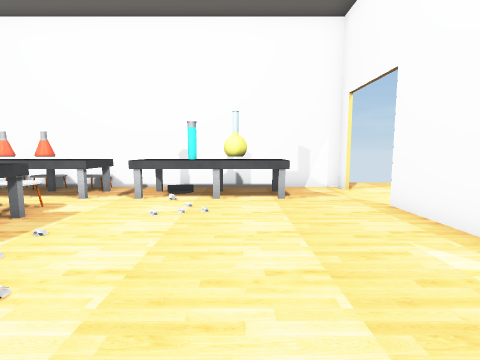
View 1 (above)

12 first-person views from a walk through a 3-D level made in the Unity game engine. The camera is 1.2 m above the floor, tilts 6° down and sees 85° across. The floor is counted in squares, 1 m on a side. Each view is taken from the middle of a square. On the plan, view 1 faces up. The plan holds only what a view shows up to about 12 squares ahead; the rest is blank. The player character is not drawn. Door leaves are left out, so doorways stand open. Some surface patterns are stand-ins.

View 2
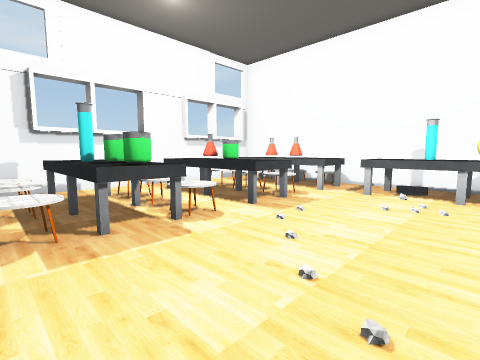

View 3
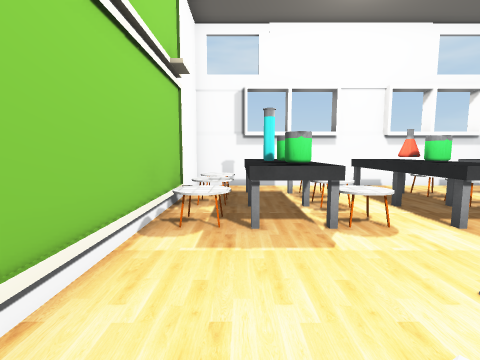

View 4
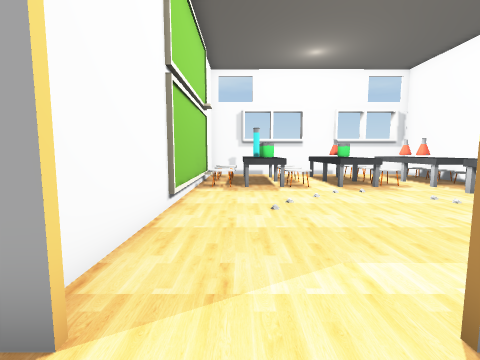

View 5
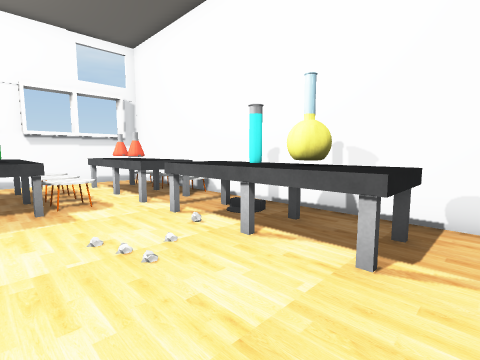

View 6
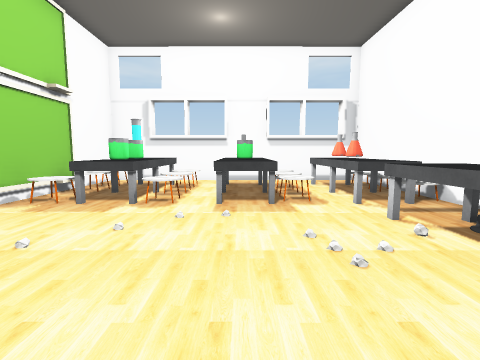

View 7
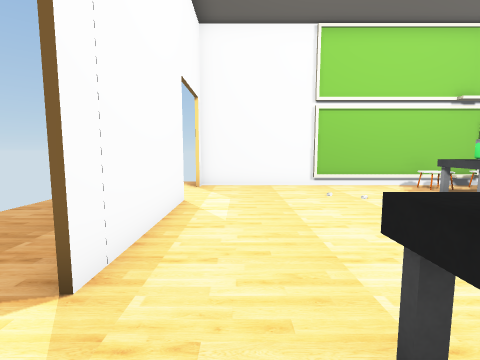

View 8
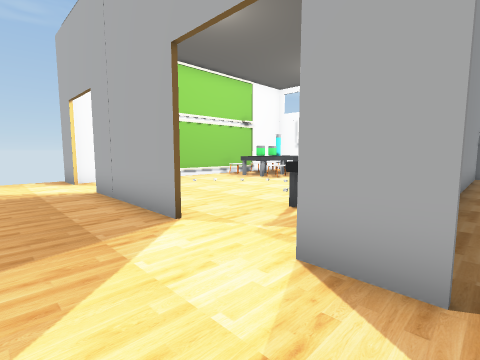

View 9
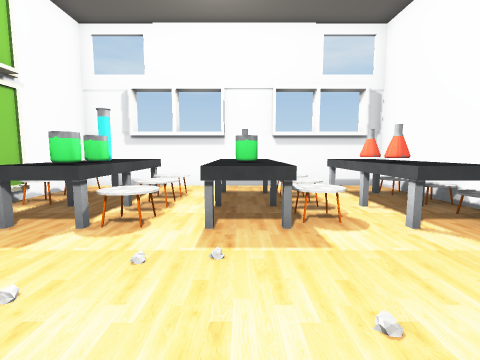

View 10
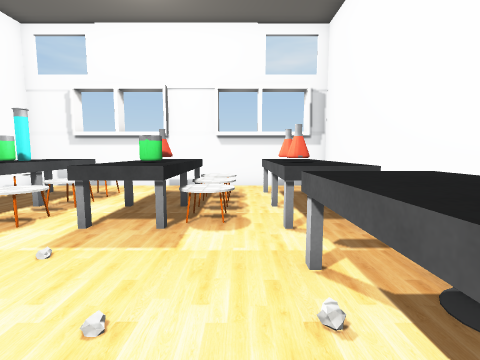

View 11
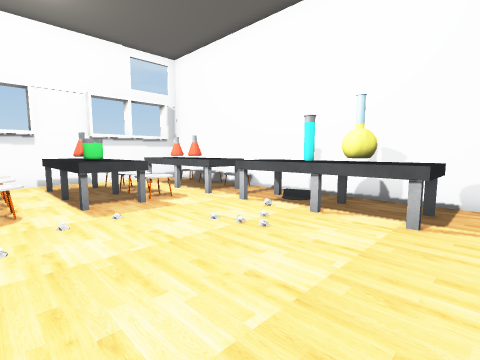

View 12
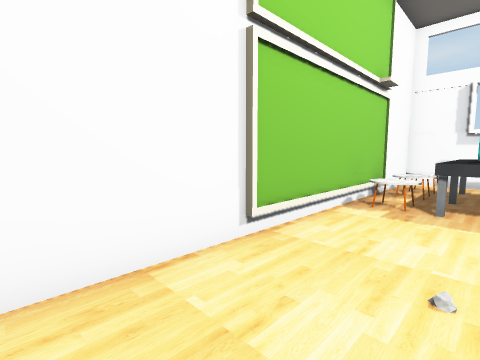

### Floor plan
Points are (right, up) in squares from view 1. A wall is a line through its corners. A room is listed if a view was taken in it or the views show most of it. See-through windows are left out.
Room 1 (views 1, 2, 3, 5, 6, 7, 9, 10, 11, 12)
walls: (-9.5, 9.4) (-9.5, -1.6) (3.4, -1.6) (3.4, -1); (3.4, 1.4) (3.4, 6); (3.4, 9.1) (-9.5, 9.1)
ways out: open door at (3.5, 0) to room 2; open door at (3.5, 7) to room 2
objects: other object (-8, 0); other object (-8, 1) to (-7, 1); other object (-8, 4); other object (-8, 5) to (-7, 5); other object (-8, 7); other object (-8, 8); other object (-7, 0) to (-6, 0); other object (-7, 2); other object (-7, 4); other object (-7, 7) to (-6, 7); other object (-7, 8) to (-6, 8); other object (-6, 1); other object (-6, 2); other object (-6, 4) to (-5, 4); other object (-6, 5); other object (-5, 0) to (-4, 0); other object (-5, 1) to (-4, 1); other object (-5, 2); other object (-5, 5) to (-4, 5); other object (-5, 7); other object (-5, 8) to (-4, 8); other object (-4, 4); other object (-4, 7); other object (-3, 7) to (-1, 8); other object (-2, 8); other object (-1, 8); other object (0, 7) to (0, 8); other object (1, 7) to (1, 8)
Room 2 (views 4, 8)
walls: (3.5, 6) (3.5, 1.4); (3.5, -1) (3.5, -2.6); (3.5, 9.9) (3.5, 8.4)
ways out: open door at (3.5, 0) to room 1; open door at (3.5, 7) to room 1; gap at (3, 10)

Where each view was taken, in squares from view 1:
view 1: 0 up, 0 right, facing up
view 2: 1 down, 0 right, facing up-left
view 3: 0 up, 0 right, facing left
view 4: 0 up, 5 right, facing left
view 5: 4 up, 2 right, facing up-left
view 6: 4 up, 2 right, facing left
view 7: 8 up, 2 right, facing down
view 8: 10 up, 6 right, facing down-left
view 9: 4 up, 0 right, facing left
view 10: 6 up, 0 right, facing left
view 11: 2 up, 2 right, facing up-left
view 12: 1 up, 2 right, facing down-left
